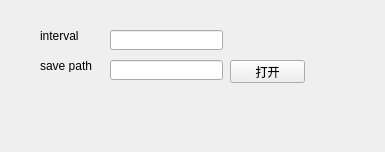
<?xml version="1.0" encoding="UTF-8"?>
<ui version="4.0">
 <class>FormMoreInfo</class>
 <widget class="QWidget" name="FormMoreInfo">
  <property name="geometry">
   <rect>
    <x>0</x>
    <y>0</y>
    <width>385</width>
    <height>152</height>
   </rect>
  </property>
  <property name="windowTitle">
   <string>FormMoreInfo</string>
  </property>
  <widget class="QLabel" name="label_2">
   <property name="geometry">
    <rect>
     <x>40</x>
     <y>60</y>
     <width>54</width>
     <height>12</height>
    </rect>
   </property>
   <property name="text">
    <string>save path</string>
   </property>
  </widget>
  <widget class="QPushButton" name="pushButtonOpen">
   <property name="geometry">
    <rect>
     <x>230</x>
     <y>60</y>
     <width>75</width>
     <height>23</height>
    </rect>
   </property>
   <property name="text">
    <string>打开</string>
   </property>
  </widget>
  <widget class="QLineEdit" name="lineEditPath">
   <property name="geometry">
    <rect>
     <x>110</x>
     <y>60</y>
     <width>113</width>
     <height>20</height>
    </rect>
   </property>
  </widget>
  <widget class="QLineEdit" name="lineEditInterval">
   <property name="geometry">
    <rect>
     <x>110</x>
     <y>30</y>
     <width>113</width>
     <height>20</height>
    </rect>
   </property>
  </widget>
  <widget class="QLabel" name="label">
   <property name="geometry">
    <rect>
     <x>40</x>
     <y>30</y>
     <width>54</width>
     <height>12</height>
    </rect>
   </property>
   <property name="text">
    <string>interval</string>
   </property>
  </widget>
 </widget>
 <layoutdefault spacing="6" margin="11"/>
 <resources/>
 <connections/>
</ui>
